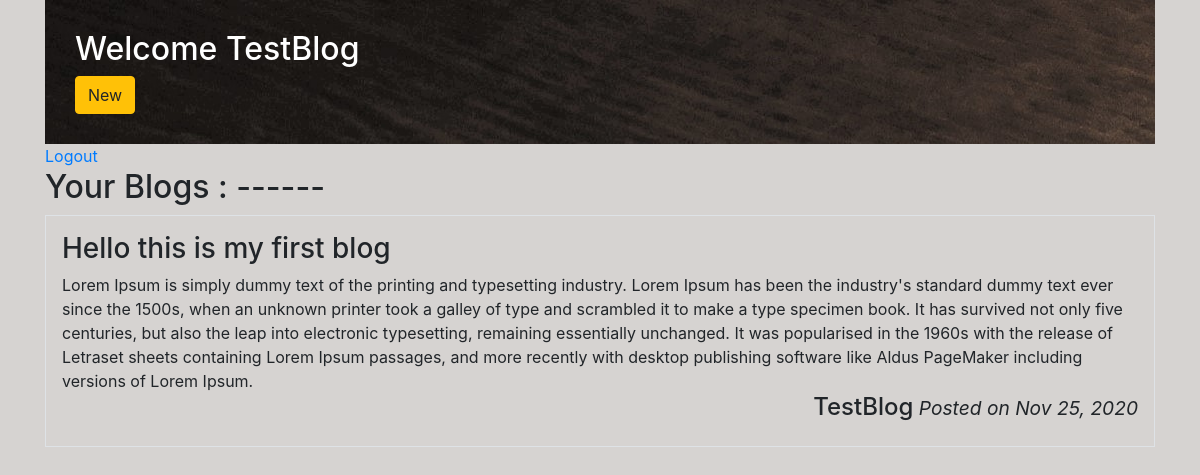
Page /home.php (signed in) on the committed database.
### tables this page shows
CREATE TABLE `blogs_data` (
  `header` varchar(191) DEFAULT NULL,
  `body` text DEFAULT NULL,
  `blog_time` varchar(191) DEFAULT NULL,
  `blog_name` varchar(191) DEFAULT NULL
);

### home.php (the view, shortened to what this page needs)
<?php
include_once("connection.php");
$blog_name = $_SESSION['blog_name'];
?>
<!DOCTYPE html>
<html>
<head>
</head>
<body>
<div class="container">
	<div id="header">
		<h2>Welcome <?php echo $blog_name; ?></h2>
		<a href="blogwrite.php" class="btn btn-warning">New</a>
	</div>
	<a href='logout.php'>Logout</a>
	<h2>Your Blogs : ------   </h2>
<?php
$query=mysqli_query($con,"SELECT header,body,blog_time from blogs_data where blog_name='$blog_name'");
$row = mysqli_num_rows($query);
if($row>0){
	while($data = mysqli_fetch_array($query)){
		echo '<div class="media border p-3"><div class="media-body">';
		echo "<h3>".$data['header']."</h3>";
		echo $data['body'];
		echo "<h4 class='text-right'>".$blog_name."<small><i> Posted on ".$data['blog_time']."
		</i></small></h4>";
		echo "</div></div><br>";
		}
		}else{
			echo "<p> !---Sorry You Havent Written any blog --- </p>";
			echo "Click <a href='blogwrite.php'>here</a> to write your first blog !!";
		}
?>
</div>
</body>
</html>

### connection.php (shortened to what this page needs)
<!DOCTYPE html>
<html lang="en">
<head>
  <link rel="stylesheet" href="https://maxcdn.bootstrapcdn.com/bootstrap/4.0.0/css/bootstrap.min.css">
</head>
<body>
</body>
</html>

### home.php (style rules this page uses)
body { background-color: #D6D3D1; }
#header { background-color: grey;padding: 30px; color: white;background: url("luca-bravo-207676-unsplash.jpg")no-repeat; }

### rows in the picture
blogs_data: header "Hello this is my first blog", body "Lorem Ipsum is simply dummy text of the printing and typesetting industry. Lorem Ipsum has been the industry's standard dummy text ever since the 1500s, when an unknown printer took a galley of type and scrambled it to make a type specimen book. It has survived not only five centuries, but also the leap into electronic typesetting, remaining essentially unchanged. It was popularised in the 1960s with the release of Letraset sheets containing Lorem Ipsum passages, and more recently with desktop publishing software like Aldus PageMaker including versions of Lorem Ipsum.", blog_time "Nov 25, 2020"

### other values in the picture
$blog_name "TestBlog"
